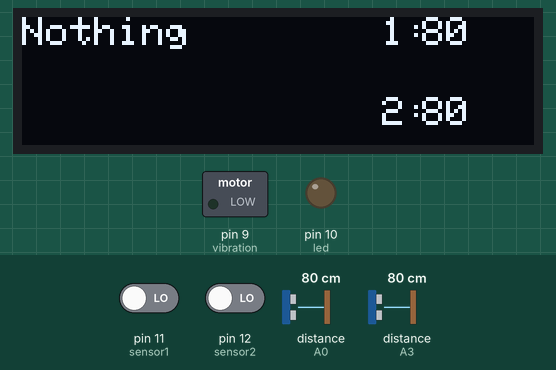
Bench run of a sketch on a simulated Arduino Uno, built with avr-gcc and run on an emulated ATmega328P. On the bench: 128×32 one-colour display, switched loads named in the sketch (green lamp = pin HIGH), output pins drawn as LEDs (lit = HIGH). Wiring (inferred from the names in the program): 2 × ultrasonic range finder: trigger A1, echo A0 / trigger A2, echo A3. Dashed ring = blinking. The inputs (shaded band) are chosen by the test bench; at power-on: distance to the obstacle (sensors on A0, A3) 80 cm, pin 11 (sensor1) LOW, pin 12 (sensor2) LOW. The echo pulse lasts 58.3 µs per cm; pins used as bus, display or sensor lines are not drawn; what the sketch prints to the serial monitor is not drawn.

Above: at 5.2 s.
5.3 s: distance to the obstacle (sensor on A0) set to 2 cm
At 7.3 s:
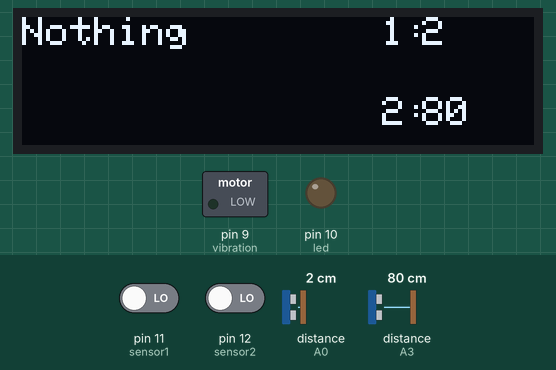
8.4 s: pin 11 (sensor1) driven HIGH
At 9.18 s:
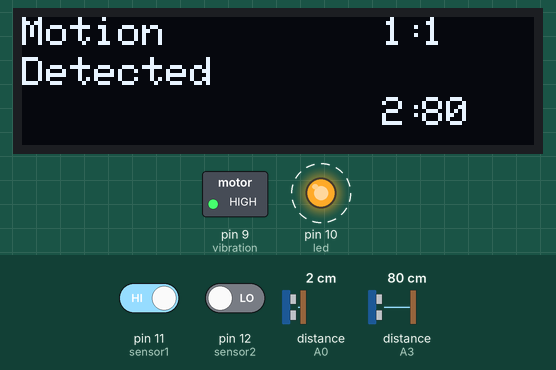
11.1 s: distance to the obstacle (sensor on A3) set to 4 cm
At 12.11 s:
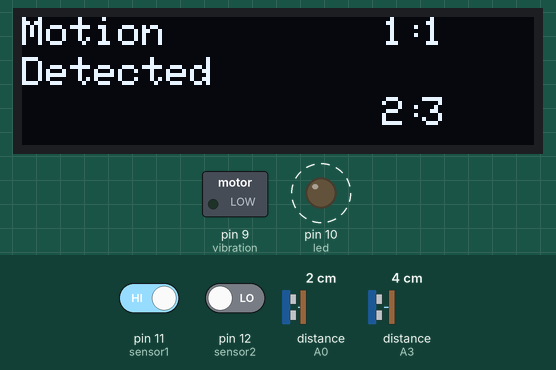
13.2 s: distance to the obstacle (sensor on A0) set to 9 cm
At 13.98 s:
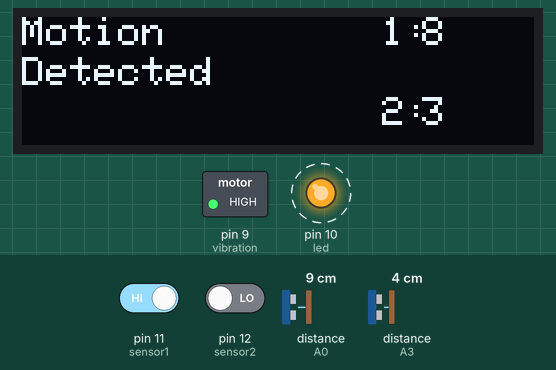
15.3 s: distance to the obstacle (sensor on A3) set to 18 cm
At 16.1 s:
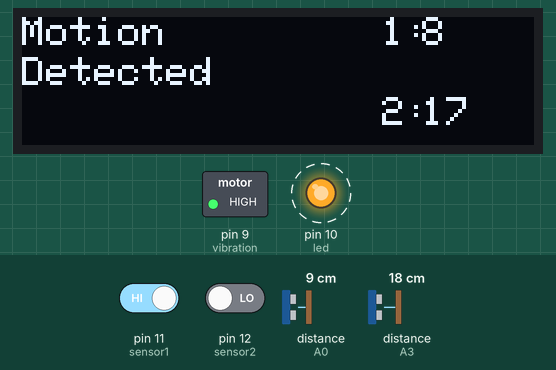
17.5 s: pin 11 (sensor1) driven LOW
At 19.2 s:
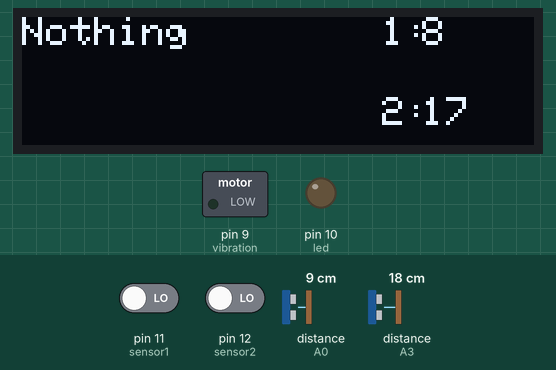
Timing chart, 0 to 20.6 s (numbered marks = the images above; inputs shaded):
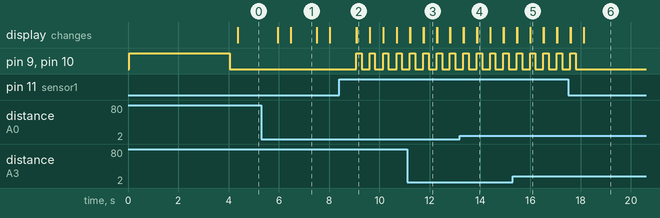

The sketch:

EZ_Social_Distance__OLED_.ino
```cpp
//Library
#include <SPI.h>
#include <Wire.h>
#include <Adafruit_GFX.h>
#include <Adafruit_SSD1306.h>

//Set up the OLED Screen
#define SCREEN_WIDTH 128
#define SCREEN_HEIGHT 32
#define OLED_RESET 4
#define SCREEN_ADDRESS 0x3C
Adafruit_SSD1306 display(SCREEN_WIDTH, SCREEN_HEIGHT, &Wire, OLED_RESET);

//Set up the PIR pins and set variables
int sensor1 = 11;
int sensor2 = 12;
int val;
int val2;

//Set up distance sensor pins
int trig2 = A2;
int echo2 = A3;
int trig1 = A1;
int echo1 = A0;

//Set up variables for the LED and vibration motor
int led = 10;
int vibration = 9;

//Give an Init variable for the Ultrasonic sensors. Using Long for less rounding errors
long duration1;
long duration2;
long distance1;
long distance2;

void setup() {
//Init OLED Screen
if(!display.begin(SSD1306_SWITCHCAPVCC, SCREEN_ADDRESS)) {
    Serial.println(F("SSD1306 allocation failed"));
    for(;;); // Don't proceed, loop forever
}//OLED

//Turn on the Serial monitor
Serial.begin(9600);

//Setting up the PIR input pins as input
pinMode(sensor1, INPUT);
pinMode(sensor2, INPUT);

//Set up LED and vibration motor pins as output
pinMode(led, OUTPUT);
pinMode(vibration, OUTPUT);

//Power On test and reminder
display.clearDisplay();
display.setTextSize(1);
display.setTextColor(SSD1306_WHITE);
display.setCursor(0,0);
display.print("Please Remember");
display.setCursor(0,10);
display.print("To Wear A Mask!");
display.display();
digitalWrite(led, HIGH);
digitalWrite(vibration, HIGH);
delay(4000);
display.clearDisplay();
digitalWrite(led, LOW);
digitalWrite(vibration, LOW);


}//Void Setup


void loop() {

//Set an init value/variable to the PIR sensors
val = digitalRead(sensor1);
val2 = digitalRead(sensor2);

//Create a variable to tell the distance sensors how long to trigger
duration1 = readUltrasonicDistance(trig1,echo1);
duration2 = readUltrasonicDistance(trig2,echo2);

//Divide by 58 to convert distance to cm
distance1 = duration1/58;
distance2 = duration2/58;

//Print the distances to the Serial monitor, and seperate values
Serial.println(distance1);
Serial.println("----------");
Serial.println(distance2);
Serial.println(" ");
delay(100);

//Print the ultrasonic values to the OLED
//display.clearDisplay();
display.setTextSize(1);
display.setTextColor(SSD1306_WHITE);


//If any of the PIR sensors go off AND either of the distance sensors detect a distance of >2 meters
if ((val == HIGH || val2 == HIGH) && (distance1 < 200 || distance2 < 200)) {
  delay(200);
  //Print to the OLED and alert the user
  display.clearDisplay();
  display.setCursor(0,0);
  display.print("Motion");
  display.setCursor(0,10);
  display.print("Detected");
  display.display();
  digitalWrite(led, HIGH);
  digitalWrite(vibration, HIGH);
  display.setCursor(90,0);
  display.print("1: ");
  display.setCursor(100,0);
  display.print(distance1);
  display.setCursor(90,20);
  display.print("2: ");
  display.setCursor(100,20);
  display.print(distance2);
  display.display();
  delay(200);
  }//If

//If the above conditions are not met, do not alert the user
  else{
    delay(200);
    display.clearDisplay();
    display.setCursor(0,0);
    display.print("Nothing");
    display.setCursor(90,0);
    display.print("1: ");
    display.setCursor(100,0);
    display.print(distance1);
    display.setCursor(90,20);
    display.print("2: ");
    display.setCursor(100,20);
    display.print(distance2);
    display.display();
    delay(200);
    }//Else

//Turn off the vibration motor and LED
digitalWrite(led, LOW);
digitalWrite(vibration, LOW);

}//Void Loop


//FUNCTION
long readUltrasonicDistance(int triggerPin, int echoPin)//Get Values
{
  pinMode(triggerPin, OUTPUT);  // Clear the trigger
  digitalWrite(triggerPin, LOW);
  delayMicroseconds(2); //Delay by 2 microseconds to get distance
  // Sets the trigger pin to HIGH state for 10 microseconds
  digitalWrite(triggerPin, HIGH);
  delayMicroseconds(10); //Delay by 10 microseconds
  digitalWrite(triggerPin, LOW);
  pinMode(echoPin, INPUT); //Read the input
  // Reads the echo pin, and returns the sound wave travel time in microseconds
  return pulseIn(echoPin, HIGH); //Get the data from sensors
//End of function


}//Function
```

Measured:
- after the input at 5.3 s, the display: first changes after 0.65 s (image 1 shows a later state)
- after the input at 8.4 s, pin 9 (vibration), pin 10 (led): alternates HIGH for 0.21 s and LOW for 0.32 s, starting after 0.67 s; the display: first changes after 0.67 s (image 2 shows a later state)
- after the input at 11.1 s, the display: first differs from a run without the input after 0.66 s (image 3)
- after the input at 13.2 s, the display: first differs from a run without the input after 0.68 s (image 4)
- after the input at 15.3 s, the display: first differs from a run without the input after 0.70 s (image 5)
- after the input at 17.5 s, pin 9 (vibration), pin 10 (led): goes on until 17.8 s, then stays LOW; the display: first differs from a run without the input after 0.62 s (image 6)
- what the display in image 1 shows lasts 1.0 s, from 6.5 s to 7.5 s
